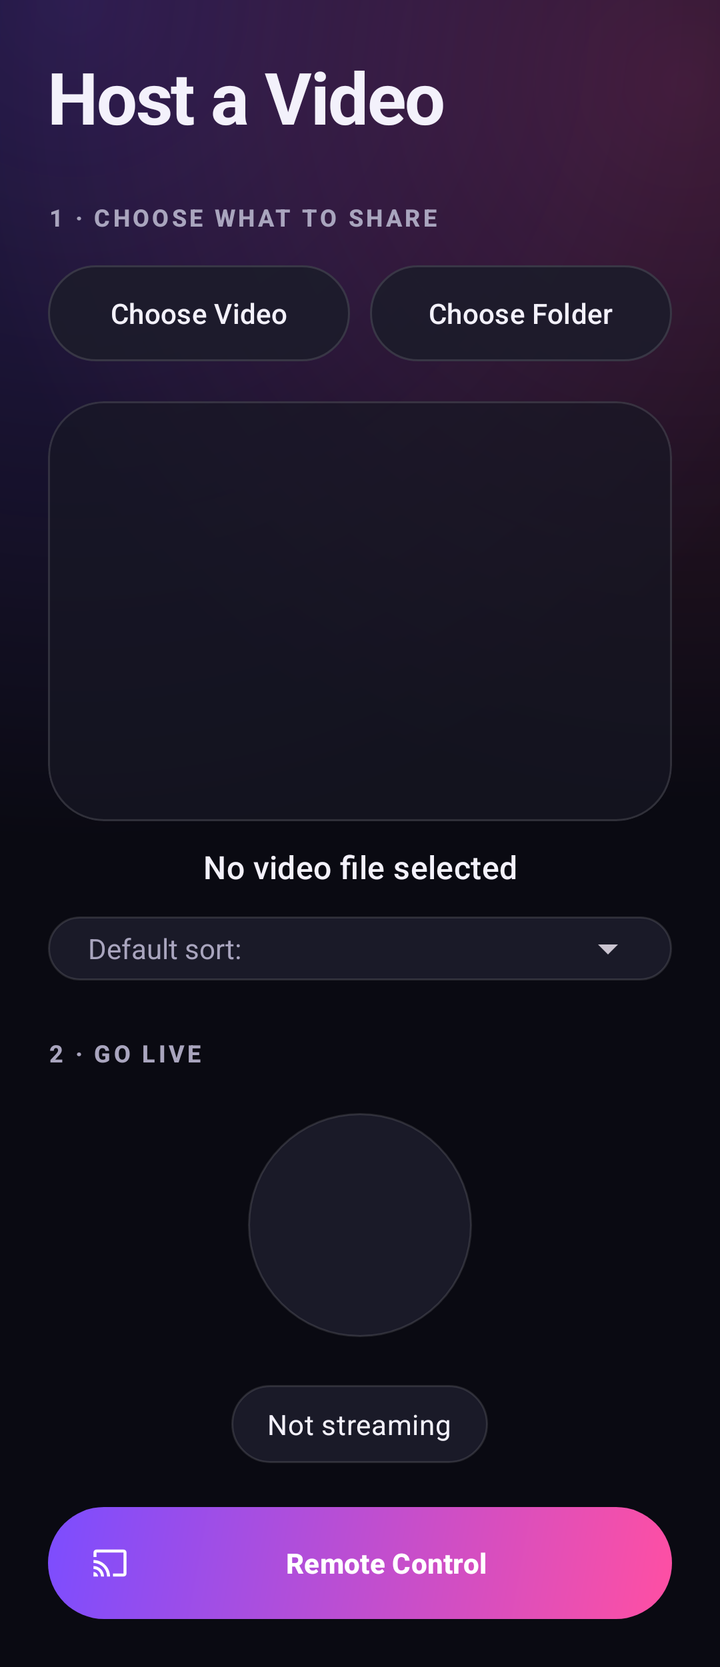
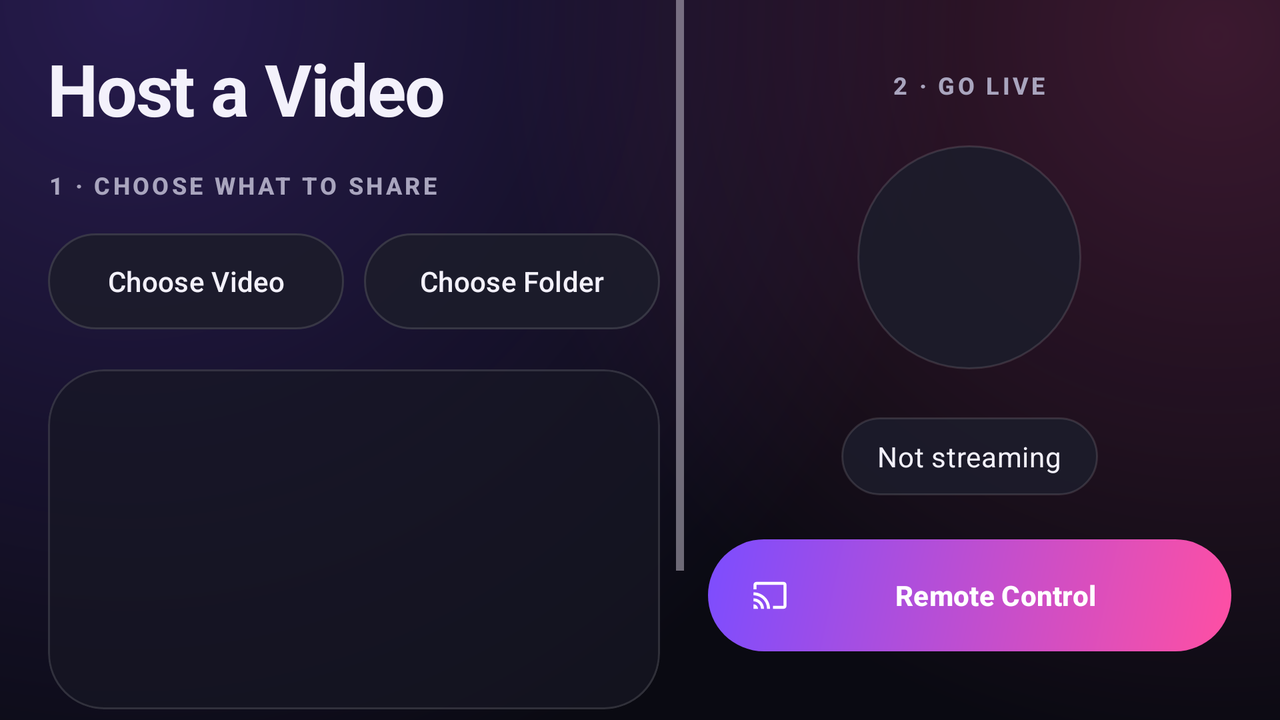

Two renders of one Android screen. The first uses the default layout on a phone; the second uses the alternative layout the repository ships for a different screen configuration, on a matching device. The two XML files are below.
<!-- AndroidManifest.xml: application theme Theme.VideoStreamLocal -->
<!-- res/layout/activity_host.xml -->
<?xml version="1.0" encoding="utf-8"?>
<ScrollView xmlns:android="http://schemas.android.com/apk/res/android"
    xmlns:app="http://schemas.android.com/apk/res-auto"
    xmlns:tools="http://schemas.android.com/tools"
    android:layout_width="match_parent"
    android:layout_height="match_parent"
    android:background="@drawable/bg_screen_glow"
    android:fillViewport="true"
    tools:context=".HostActivity">

    <LinearLayout
        android:layout_width="match_parent"
        android:layout_height="wrap_content"
        android:orientation="vertical"
        android:padding="@dimen/screen_horizontal_margin">

        <TextView
            android:layout_width="wrap_content"
            android:layout_height="wrap_content"
            android:text="@string/host_a_video"
            android:textAppearance="@style/TextAppearance.App.Display" />

        <TextView
            android:layout_width="wrap_content"
            android:layout_height="wrap_content"
            android:layout_marginTop="28dp"
            android:text="@string/host_step_pick"
            android:textAppearance="@style/TextAppearance.App.SectionLabel" />

        
        <LinearLayout
            android:id="@+id/pickerButtons"
            android:layout_width="match_parent"
            android:layout_height="wrap_content"
            android:layout_marginTop="12dp"
            android:orientation="horizontal">

            <com.google.android.material.button.MaterialButton
                android:id="@+id/chooseFileButton"
                style="@style/Widget.App.Button.Glass"
                android:layout_width="0dp"
                android:layout_height="wrap_content"
                android:layout_marginEnd="10dp"
                android:layout_weight="1"
                android:ellipsize="end"
                android:maxLines="1"
                android:text="@string/choose_video"
                app:icon="@drawable/ic_videocam" />

            <com.google.android.material.button.MaterialButton
                android:id="@+id/chooseFolderButton"
                style="@style/Widget.App.Button.Glass"
                android:layout_width="0dp"
                android:layout_height="wrap_content"
                android:layout_weight="1"
                android:ellipsize="end"
                android:maxLines="1"
                android:text="@string/choose_folder"
                app:icon="@drawable/ic_folder" />

        </LinearLayout>

        <com.google.android.material.card.MaterialCardView
            android:id="@+id/previewCard"
            style="@style/Widget.App.Card"
            android:layout_width="match_parent"
            android:layout_height="210dp"
            android:layout_marginTop="16dp">

            <FrameLayout
                android:id="@+id/selectedPreview"
                android:layout_width="match_parent"
                android:layout_height="match_parent">

                <ImageView
                    android:id="@+id/thumbnailPreview"
                    android:layout_width="match_parent"
                    android:layout_height="match_parent"
                    android:contentDescription="@string/selected_video_thumbnail"
                    android:scaleType="centerCrop"
                    android:visibility="gone"
                    tools:visibility="visible" />

                <FrameLayout
                    android:id="@+id/folderPreview"
                    android:layout_width="84dp"
                    android:layout_height="84dp"
                    android:layout_gravity="center"
                    android:background="@drawable/bg_brand_gradient_round"
                    android:visibility="gone">

                    <ImageView
                        android:layout_width="44dp"
                        android:layout_height="44dp"
                        android:layout_gravity="center"
                        android:contentDescription="@null"
                        android:src="@drawable/ic_folder"
                        app:tint="@color/white" />

                </FrameLayout>

            </FrameLayout>

        </com.google.android.material.card.MaterialCardView>

        <TextView
            android:id="@+id/selectedFileText"
            android:layout_width="match_parent"
            android:layout_height="wrap_content"
            android:layout_marginTop="12dp"
            android:gravity="center"
            android:text="@string/no_video_selected"
            android:textAppearance="?attr/textAppearanceTitleMedium"
            android:textColor="?attr/colorOnSurface" />

        <LinearLayout
            android:id="@+id/sortOptionRow"
            android:layout_width="match_parent"
            android:layout_height="wrap_content"
            android:layout_marginTop="14dp"
            android:background="@drawable/bg_glass_pill"
            android:gravity="center_vertical"
            android:orientation="horizontal"
            android:paddingStart="20dp"
            android:paddingTop="4dp"
            android:paddingEnd="8dp"
            android:paddingBottom="4dp"
            android:visibility="gone"
            tools:visibility="visible">

            <TextView
                android:layout_width="wrap_content"
                android:layout_height="wrap_content"
                android:layout_marginEnd="8dp"
                android:text="@string/option_default_sort"
                android:textColor="?attr/colorOnSurfaceVariant" />

            <Spinner
                android:id="@+id/defaultSortSpinner"
                android:layout_width="0dp"
                android:layout_height="wrap_content"
                android:layout_weight="1" />

        </LinearLayout>

        <TextView
            android:layout_width="wrap_content"
            android:layout_height="wrap_content"
            android:layout_marginTop="28dp"
            android:text="@string/host_step_start"
            android:textAppearance="@style/TextAppearance.App.SectionLabel" />

        
        <com.google.android.material.button.MaterialButton
            android:id="@+id/toggleButton"
            android:layout_width="132dp"
            android:layout_height="132dp"
            android:layout_gravity="center_horizontal"
            android:layout_marginTop="12dp"
            android:background="@drawable/bg_start_button"
            android:enabled="false"
            android:insetLeft="0dp"
            android:insetTop="0dp"
            android:insetRight="0dp"
            android:insetBottom="0dp"
            android:padding="0dp"
            android:text="@string/start_streaming"
            android:textSize="0dp"
            app:backgroundTint="@null"
            app:icon="@drawable/ic_play_arrow"
            app:iconGravity="textStart"
            app:iconPadding="0dp"
            app:iconSize="52dp"
            app:iconTint="@color/white" />

        <TextView
            android:id="@+id/statusText"
            android:layout_width="wrap_content"
            android:layout_height="wrap_content"
            android:layout_gravity="center_horizontal"
            android:layout_marginTop="14dp"
            android:background="@drawable/bg_glass_pill"
            android:gravity="center"
            android:paddingHorizontal="18dp"
            android:paddingVertical="10dp"
            android:text="@string/status_idle"
            android:textAppearance="?attr/textAppearanceBodyMedium"
            android:textColor="?attr/colorOnSurface"
            android:textIsSelectable="true" />

        <com.google.android.material.button.MaterialButton
            android:id="@+id/remoteControlButton"
            style="@style/Widget.App.Button.Gradient"
            android:layout_width="match_parent"
            android:layout_height="wrap_content"
            android:layout_marginTop="22dp"
            android:text="@string/remote_control"
            android:visibility="gone"
            app:icon="@drawable/ic_remote"
            tools:visibility="visible" />

    </LinearLayout>

</ScrollView>
<!-- resources referenced by this layout -->
<resources>
  <color name="white">#FFFFFFFF</color>
  <dimen name="screen_horizontal_margin">24dp</dimen>
  <!-- drawable bg_glass_pill (drawable) -->
  <?xml version="1.0" encoding="utf-8"?>
  <shape xmlns:android="http://schemas.android.com/apk/res/android" android:shape="rectangle">
      <solid android:color="@color/glass_fill_strong" />
      <stroke android:width="1dp" android:color="@color/glass_stroke" />
      <corners android:radius="999dp" />
  </shape>
  <string name="choose_folder">Choose Folder</string>
  <string name="choose_video">Choose Video</string>
  <string name="host_a_video">Host a Video</string>
  <string name="host_step_pick">1 · Choose what to share</string>
  <string name="host_step_start">2 · Go live</string>
  <string name="no_video_selected">No video file selected</string>
  <string name="option_default_sort">Default sort:</string>
  <string name="remote_control">Remote Control</string>
  <string name="selected_video_thumbnail">Selected video thumbnail</string>
  <string name="start_streaming">Start Streaming</string>
  <string name="status_idle">Not streaming</string>
  <style name="TextAppearance.App.Display" parent="TextAppearance.Material3.DisplaySmall">
          <item name="android:textColor">?attr/colorOnSurface</item>
          <item name="android:textStyle">bold</item>
          <item name="android:letterSpacing">-0.02</item>
      </style>
  <style name="TextAppearance.App.SectionLabel" parent="TextAppearance.Material3.LabelLarge">
          <item name="android:textColor">?attr/colorOnSurfaceVariant</item>
          <item name="android:textAllCaps">true</item>
          <item name="android:letterSpacing">0.12</item>
          <item name="android:textSize">12sp</item>
          <item name="android:textStyle">bold</item>
      </style>
  <color name="glass_fill_strong">#E61C1C2B</color>
  <color name="glass_stroke">#1FFFFFFF</color>
  <color name="md_surface">#0A0A12</color>
  <!-- drawable bg_brand_gradient (drawable) -->
  <?xml version="1.0" encoding="utf-8"?>
  <shape xmlns:android="http://schemas.android.com/apk/res/android" android:shape="rectangle">
      <gradient
          android:angle="315"
          android:endColor="?attr/colorSecondary"
          android:startColor="?attr/colorPrimary"
          android:type="linear" />
      <corners android:radius="999dp" />
  </shape>
  <color name="glass_fill">#B3171724</color>
  <color name="brand_primary">#7C4DFF</color>
  <color name="brand_secondary">#FF4FA3</color>
  <color name="md_surface_container_lowest">#07070D</color>
  <color name="md_surface_container_low">#101019</color>
  <color name="md_surface_container">#14141E</color>
  <color name="md_surface_container_high">#1C1C29</color>
  <color name="md_surface_container_highest">#25253A</color>
  <color name="md_surface_variant">#25253A</color>
  <color name="md_on_surface">#F3F1FB</color>
  <color name="md_on_surface_variant">#A9A5BE</color>
  <color name="md_outline">#3A3A55</color>
  <color name="md_outline_variant">#2E2E44</color>
  <style name="ShapeAppearance.App.ExtraSmall" parent="ShapeAppearance.Material3.Corner.ExtraSmall">
          <item name="cornerSize">10dp</item>
      </style>
  <style name="ShapeAppearance.App.Small" parent="ShapeAppearance.Material3.Corner.Small">
          <item name="cornerSize">16dp</item>
      </style>
  <style name="ShapeAppearance.App.Medium" parent="ShapeAppearance.Material3.Corner.Medium">
          <item name="cornerSize">24dp</item>
      </style>
  <style name="ShapeAppearance.App.Large" parent="ShapeAppearance.Material3.Corner.Large">
          <item name="cornerSize">30dp</item>
      </style>
  <style name="ShapeAppearance.App.ExtraLarge" parent="ShapeAppearance.Material3.Corner.ExtraLarge">
          <item name="cornerSize">36dp</item>
      </style>
  <!-- some entries are left out for length -->
</resources>
<!-- res/layout-land/activity_host.xml (the repository's variant of the layout above) -->
<!-- drawn on the phone turned sideways -->
<?xml version="1.0" encoding="utf-8"?>
<LinearLayout xmlns:android="http://schemas.android.com/apk/res/android"
    xmlns:app="http://schemas.android.com/apk/res-auto"
    xmlns:tools="http://schemas.android.com/tools"
    android:layout_width="match_parent"
    android:layout_height="match_parent"
    android:background="@drawable/bg_screen_glow"
    android:baselineAligned="false"
    android:orientation="horizontal"
    tools:context=".HostActivity">

    <ScrollView
        android:layout_width="0dp"
        android:layout_height="match_parent"
        android:layout_weight="1.15"
        android:fillViewport="true">

        <LinearLayout
            android:layout_width="match_parent"
            android:layout_height="wrap_content"
            android:orientation="vertical"
            android:paddingStart="@dimen/screen_horizontal_margin"
            android:paddingTop="20dp"
            android:paddingEnd="12dp"
            android:paddingBottom="20dp">

            <TextView
                android:layout_width="wrap_content"
                android:layout_height="wrap_content"
                android:text="@string/host_a_video"
                android:textAppearance="@style/TextAppearance.App.Display" />

            <TextView
                android:layout_width="wrap_content"
                android:layout_height="wrap_content"
                android:layout_marginTop="16dp"
                android:text="@string/host_step_pick"
                android:textAppearance="@style/TextAppearance.App.SectionLabel" />

            
            <LinearLayout
                android:id="@+id/pickerButtons"
                android:layout_width="match_parent"
                android:layout_height="wrap_content"
                android:layout_marginTop="12dp"
                android:orientation="horizontal">

                <com.google.android.material.button.MaterialButton
                    android:id="@+id/chooseFileButton"
                    style="@style/Widget.App.Button.Glass"
                    android:layout_width="0dp"
                    android:layout_height="wrap_content"
                    android:layout_marginEnd="10dp"
                    android:layout_weight="1"
                    android:ellipsize="end"
                    android:maxLines="1"
                    android:text="@string/choose_video"
                    app:icon="@drawable/ic_videocam" />

                <com.google.android.material.button.MaterialButton
                    android:id="@+id/chooseFolderButton"
                    style="@style/Widget.App.Button.Glass"
                    android:layout_width="0dp"
                    android:layout_height="wrap_content"
                    android:layout_weight="1"
                    android:ellipsize="end"
                    android:maxLines="1"
                    android:text="@string/choose_folder"
                    app:icon="@drawable/ic_folder" />

            </LinearLayout>

            <com.google.android.material.card.MaterialCardView
                android:id="@+id/previewCard"
                style="@style/Widget.App.Card"
                android:layout_width="match_parent"
                android:layout_height="170dp"
                android:layout_marginTop="16dp">

                <FrameLayout
                    android:id="@+id/selectedPreview"
                    android:layout_width="match_parent"
                    android:layout_height="match_parent">

                    <ImageView
                        android:id="@+id/thumbnailPreview"
                        android:layout_width="match_parent"
                        android:layout_height="match_parent"
                        android:contentDescription="@string/selected_video_thumbnail"
                        android:scaleType="centerCrop"
                        android:visibility="gone"
                        tools:visibility="visible" />

                    <FrameLayout
                        android:id="@+id/folderPreview"
                        android:layout_width="84dp"
                        android:layout_height="84dp"
                        android:layout_gravity="center"
                        android:background="@drawable/bg_brand_gradient_round"
                        android:visibility="gone">

                        <ImageView
                            android:layout_width="44dp"
                            android:layout_height="44dp"
                            android:layout_gravity="center"
                            android:contentDescription="@null"
                            android:src="@drawable/ic_folder"
                            app:tint="@color/white" />

                    </FrameLayout>

                </FrameLayout>

            </com.google.android.material.card.MaterialCardView>

            <TextView
                android:id="@+id/selectedFileText"
                android:layout_width="match_parent"
                android:layout_height="wrap_content"
                android:layout_marginTop="12dp"
                android:gravity="center"
                android:text="@string/no_video_selected"
                android:textAppearance="?attr/textAppearanceTitleMedium"
                android:textColor="?attr/colorOnSurface" />

            <LinearLayout
                android:id="@+id/sortOptionRow"
                android:layout_width="match_parent"
                android:layout_height="wrap_content"
                android:layout_marginTop="14dp"
                android:background="@drawable/bg_glass_pill"
                android:gravity="center_vertical"
                android:orientation="horizontal"
                android:paddingStart="20dp"
                android:paddingTop="4dp"
                android:paddingEnd="8dp"
                android:paddingBottom="4dp"
                android:visibility="gone"
                tools:visibility="visible">

                <TextView
                    android:layout_width="wrap_content"
                    android:layout_height="wrap_content"
                    android:layout_marginEnd="8dp"
                    android:text="@string/option_default_sort"
                    android:textColor="?attr/colorOnSurfaceVariant" />

                <Spinner
                    android:id="@+id/defaultSortSpinner"
                    android:layout_width="0dp"
                    android:layout_height="wrap_content"
                    android:layout_weight="1" />

            </LinearLayout>

        </LinearLayout>

    </ScrollView>

    <ScrollView
        android:layout_width="0dp"
        android:layout_height="match_parent"
        android:layout_weight="1"
        android:fillViewport="true">

        <LinearLayout
            android:layout_width="match_parent"
            android:layout_height="wrap_content"
            android:gravity="center"
            android:orientation="vertical"
            android:paddingStart="12dp"
            android:paddingTop="20dp"
            android:paddingEnd="@dimen/screen_horizontal_margin"
            android:paddingBottom="20dp">

            <TextView
                android:layout_width="wrap_content"
                android:layout_height="wrap_content"
                android:text="@string/host_step_start"
                android:textAppearance="@style/TextAppearance.App.SectionLabel" />

            
            <com.google.android.material.button.MaterialButton
                android:id="@+id/toggleButton"
                android:layout_width="132dp"
                android:layout_height="132dp"
                android:layout_gravity="center_horizontal"
                android:layout_marginTop="12dp"
                android:background="@drawable/bg_start_button"
                android:enabled="false"
                android:insetLeft="0dp"
                android:insetTop="0dp"
                android:insetRight="0dp"
                android:insetBottom="0dp"
                android:padding="0dp"
                android:text="@string/start_streaming"
                android:textSize="0dp"
                app:backgroundTint="@null"
                app:icon="@drawable/ic_play_arrow"
                app:iconGravity="textStart"
                app:iconPadding="0dp"
                app:iconSize="52dp"
                app:iconTint="@color/white" />

            <TextView
                android:id="@+id/statusText"
                android:layout_width="wrap_content"
                android:layout_height="wrap_content"
                android:layout_gravity="center_horizontal"
                android:layout_marginTop="14dp"
                android:background="@drawable/bg_glass_pill"
                android:gravity="center"
                android:paddingHorizontal="18dp"
                android:paddingVertical="10dp"
                android:text="@string/status_idle"
                android:textAppearance="?attr/textAppearanceBodyMedium"
                android:textColor="?attr/colorOnSurface"
                android:textIsSelectable="true" />

            <com.google.android.material.button.MaterialButton
                android:id="@+id/remoteControlButton"
                style="@style/Widget.App.Button.Gradient"
                android:layout_width="match_parent"
                android:layout_height="wrap_content"
                android:layout_marginTop="22dp"
                android:text="@string/remote_control"
                android:visibility="gone"
                app:icon="@drawable/ic_remote"
                tools:visibility="visible" />

        </LinearLayout>

    </ScrollView>

</LinearLayout>
